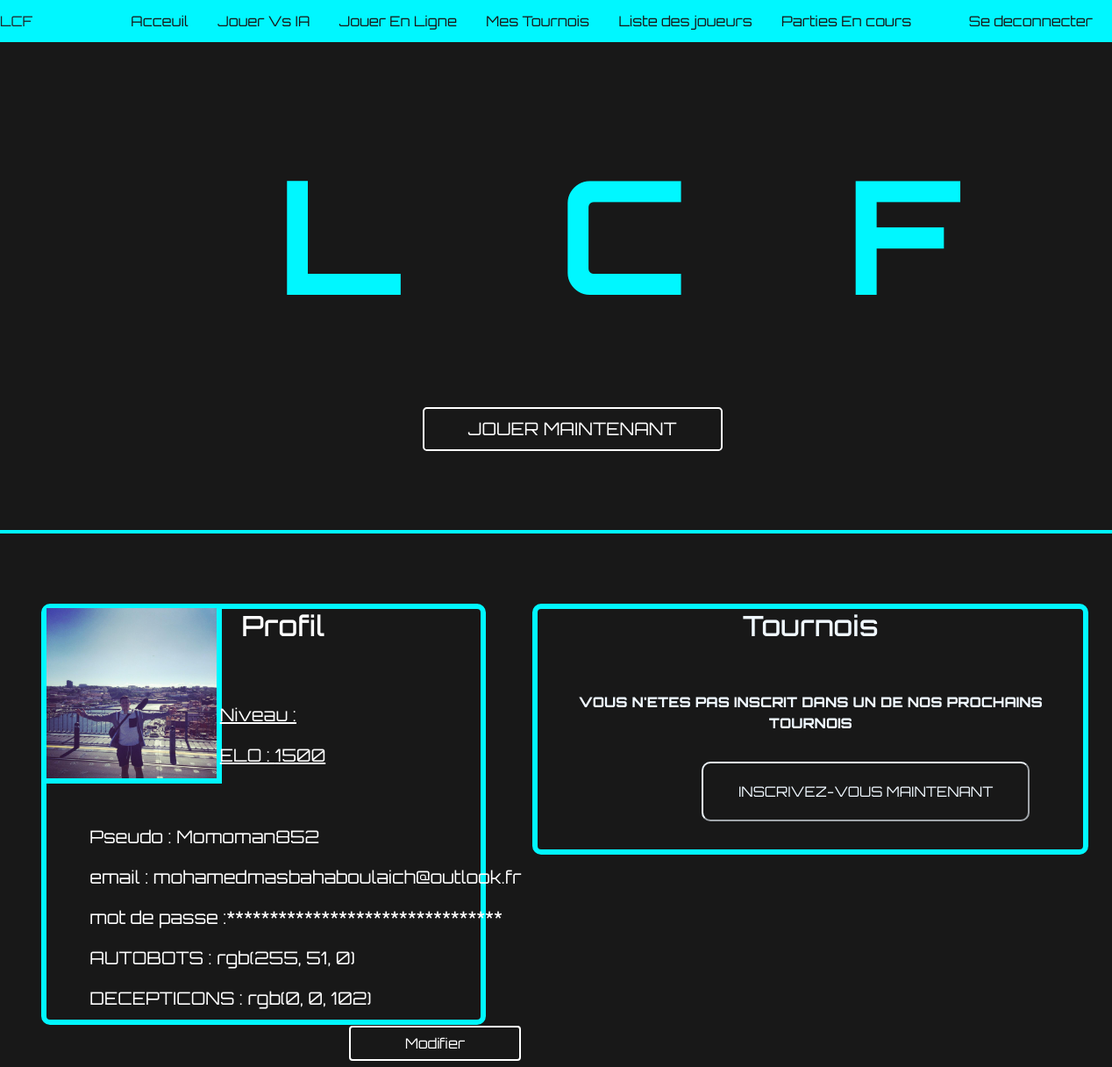
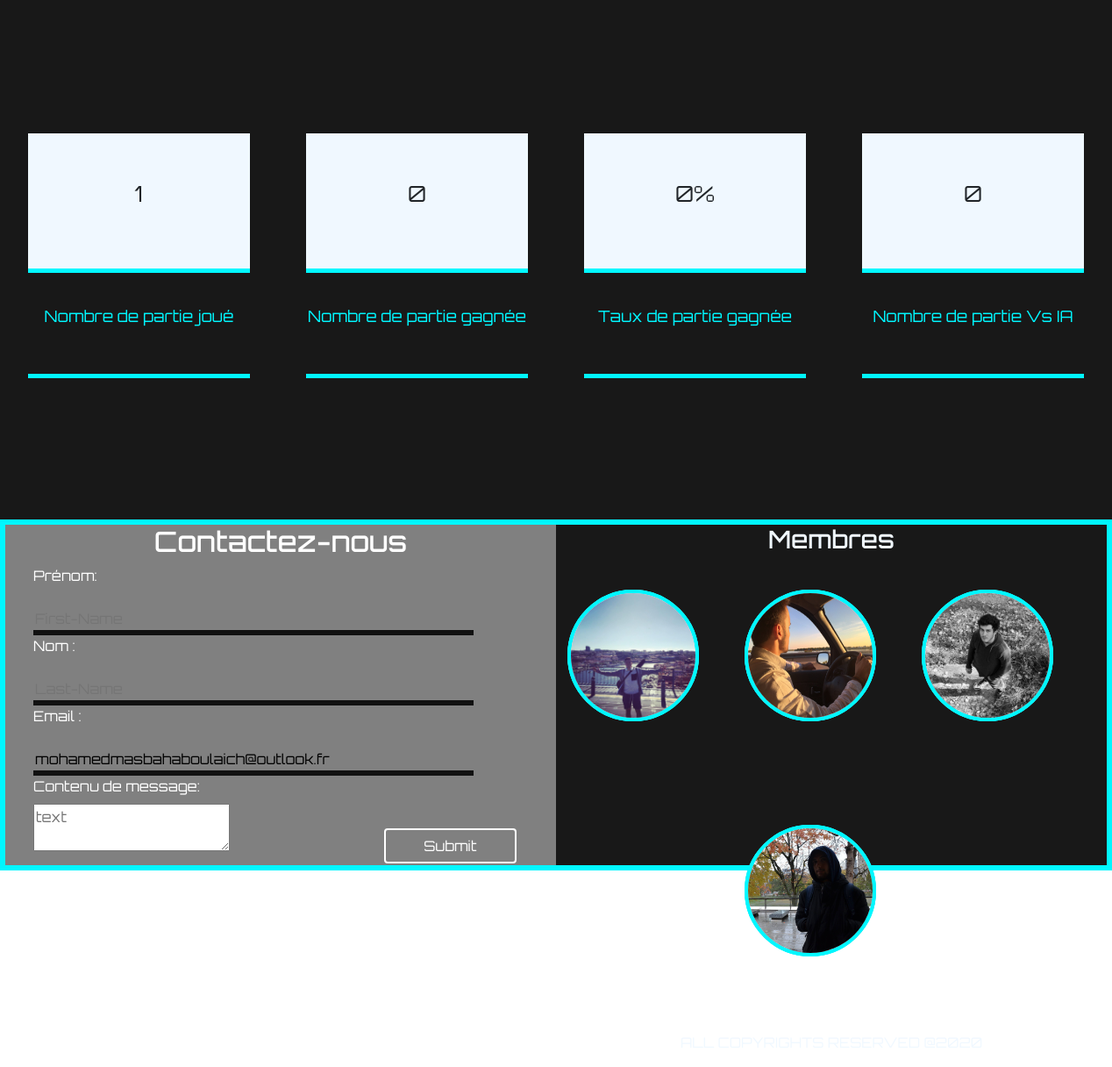
/PHP/dashboardUser.php (signed in), run on the app's committed database (2 pictures, top to bottom).
### tables this page shows
CREATE TABLE   UTILISATEUR  
(
	PSEUDO VARCHAR(45) NOT NULL,
    PASSWORD VARCHAR(45) NOT NULL,
    ROLE VARCHAR(45) NOT NULL,  
    EMAIL VARCHAR(150) NOT NULL,
    EXPERIENCE NUMERIC(6) NOT NULL,
    TAUX_BOOST NUMERIC(2,2) NOT NULL,
    DATE_FIN_BOOST DATETIME,
    ELO NUMERIC(4) NOT NULL,
    COULEUR_GENTIL VARCHAR(45) NOT NULL,
    COULEUR_MECHANT VARCHAR(45) NOT NULL,
    PRIORITE  NUMERIC(4) NOT NULL,
    AVATAR VARCHAR(1000) NOT NULL,  

CONSTRAINT UTILISATEUR_PK PRIMARY KEY ( PSEUDO ),
CONSTRAINT EMAIL_CT CHECK( EMAIL LIKE '%@%.%'),
 
CONSTRAINT ROLE_UTIL CHECK ( ROLE IN ("ADMIN","JOUEUR"))
);

### PHP/dashboardUser.php (the view, shortened to what this page needs)
<?php
    require_once('ConnexionBD.php');
    $PSEUDO= isset($_SESSION['id_utilisateur']) ? $_SESSION['id_utilisateur'] : 0;
    $ROLE =  isset($_SESSION['id_role']) ? $_SESSION['id_role'] : 0;
    $res2= $dbh->query("SELECT * FROM UTILISATEUR WHERE PSEUDO='$PSEUDO'");
    foreach($res2 as $row){
        $PSEUDO =$row['PSEUDO'];
        $email =$row['EMAIL'];
        $elo =$row['ELO'];
        $couleurG =$row['COULEUR_GENTIL'];
        $couleurM =$row['COULEUR_MECHANT'];
        $mdp =$row['PASSWORD'];
        $avatar =$row['AVATAR'];
    }
?>
<!DOCTYPE html>
<html lang="en">
<head>
    <link rel="stylesheet" href="https://stackpath.bootstrapcdn.com/bootstrap/4.4.1/css/bootstrap.min.css">
    <link rel="stylesheet" href="../CSS/dashboard.css">
    var NB_partJoue =<?php $sql2= "SELECT COUNT(*) as NBPARTIETOTAL FROM PARTIE WHERE JOUEUR_1 = '$PSEUDO' OR JOUEUR_2 = '$PSEUDO' ";
    $res2= $dbh->query($sql2);
    foreach($res2 as $row2)
    $ptot = $row2['NBPARTIETOTAL'];
    ?>;
</head>
<body id="main">
    <div id="User-dashboard">
        <p id="logo">LCF</p>
        <div id="links">
        <a href="../index.php">Acceuil</a>
            <a>Jouer Vs IA</a>
            <a id="1V1">Jouer En Ligne</a>
            <a>Mes Tournois</a>
            <?php
                if($ROLE == 'ADMIN'){
                    echo " <a href='ListOfPlayers.php' id='ListeJoueurs'>Liste des joueurs</a>
                    <a id='PartiesEnCours'>Parties En cours</a> ";
                }
            ?>
        </div>
        <div id="logOut">
        <a href="logout.php">Se deconnecter</a>
        </div>
    </div>
    <section id="intro">
    <h1>LCF</h1>
    <button type='button' id="playIAButton" class='btn btn-primary btn-lg'>JOUER MAINTENANT</button>
     </section>
     <section id="profil">
     <div id="Info">
     <div id="Profil">
        <div id="profil-container">
        <h2>Profil</h2>
            <div id="avatar">
            <img src='<?php echo $avatar;?>' width="200px" height="200px">
            </div>
            <div class="niveauMmr">
                <p>Niveau : <?php echo $niveau; ?></p>
            <p>ELO : <?php echo $elo; ?></p>
                </div>
            <div id="info-profile">
            <p id="pseudo">Pseudo : <?php echo $PSEUDO; ?></p>
            <p id="email" >email : <?php echo $email; ?></p>
            <p id="mdp" >mot de passe :<?php for($i=0 ;$i < strlen($mdp) ;$i++){
                echo '*';
            } ?></p>
                <p id="couleur_g">AUTOBOTS : <?php echo $couleurG; ?></p>
                <p id="couleur_m">DECEPTICONS : <?php echo $couleurM; ?></p>
                <button id='modifyProfile' class='btn btn-primary'>Modifier</button>
            </div>
      </div>
    </div>
    <div id="Tournois">
        <div id="TournoiContainer">
        <h2>Tournois</h2>
        <?php
        switch(sizeof($tabTournoi)){
            case 0:
                echo "<p id='aucunTournoi'>VOUS N'ETES PAS INSCRIT DANS UN DE NOS PROCHAINS TOURNOIS</p>
                <button id='ConsulterTournoi' >INSCRIVEZ-VOUS MAINTENANT</button>";
            break;
        }
        ?>
        </div>
    </div>
    <div class="StatsRow">
    <div class="statsCards">
            <div class="statsData">
            <p>
                <?php
                    $sql = "SELECT COUNT(*) as NBPARTIETOTAL FROM PARTIE WHERE JOUEUR_1 = '$PSEUDO' OR JOUEUR_2 = '$PSEUDO' ";
                    $res= $dbh->query($sql);
                    foreach($res as $row)
                    echo $row['NBPARTIETOTAL'];
                ?>
            </p>
            </div>
            <div class="statsTitle">
                <p>Nombre de partie joué</p>
            </div>
        </div>
        <div class="statsCards">
            <div class="statsData">
                <p>
                    <?php
                $sql = "SELECT COUNT(*) as NBPARTIEG FROM PARTIE WHERE ( JOUEUR_1 = '$PSEUDO' OR JOUEUR_2 = '$PSEUDO' )AND GAGNANT = '$PSEUDO' ";
                $res= $dbh->query($sql);
                foreach($res as $row)
                    echo $row['NBPARTIEG'];
                    ?>
                </p>
            </div>
            <div class="statsTitle">
                <p>Nombre de partie gagnée</p>
            </div>
        </div>
        <div class="statsCards">
            <div class="statsData">
                <p>
                <?php
                $sql1 = "SELECT COUNT(*) as NBPARTIEG FROM PARTIE WHERE ( JOUEUR_1 = '$PSEUDO' OR JOUEUR_2 = '$PSEUDO' )AND GAGNANT = '$PSEUDO' ";
                $sql2= "SELECT COUNT(*) as NBPARTIETOTAL FROM PARTIE WHERE JOUEUR_1 = '$PSEUDO' OR JOUEUR_2 = '$PSEUDO' ";
                $res1= $dbh->query($sql1);
                $res2= $dbh->query($sql2);
                foreach($res1 as $row1)
                    $pgaigne = $row1['NBPARTIEG'];
                foreach($res2 as $row2)
                    $ptot = $row2['NBPARTIETOTAL'];
                $taux =  floatval($pgaigne)/floatval($ptot) *100;
                echo round($taux ).'%';
                    ?>
                </p>
            </div>
            <div class="statsTitle">
                <p>Taux de partie gagnée</p>
            </div>
        </div>
        <div class="statsCards">
            <div class="statsData">
                <p>
                <?php
               $sql = "SELECT COUNT(*) as NBPARTIEIA FROM PARTIE WHERE ( JOUEUR_1 = '$PSEUDO' OR JOUEUR_2 = '$PSEUDO' )AND TYPE_MATCH='IA'";
               $res= $dbh->query($sql);
               foreach($res as $row)
                   echo $row['NBPARTIEIA'];
                    ?>
                </p>
            </div>
            <div class="statsTitle">
                <p>Nombre de partie Vs IA</p>
            </div>
        </div>
    </div>
    </div>
     </section>
    <section>
    <div id="Contact">
        <div id="contact-container">
          <div id="contact-form">
              <h2>Contactez-nous</h2>
              <form method="post" action='contact-submit.php'>
              <label for="first-name"> Prénom:  </label>
                  <input type="text" name="first-name" placeholder="First-Name">
              <label for="last-name"> Nom :  </label>
                  <input type="text" name="last-name" placeholder="Last-Name">
              <label for="email"> Email :  </label>
                  <input type="text" name="email" value='<?php echo $email;?>'  required></br>
              <label class="emailContent" for="emailContent" >Contenu de message:  </label></br>
                  <textarea class="emailContent" name="emailContent"  placeholder="text"></textarea></br>
                  <input id='submitContactForm' type='submit' name='submit' class='btn btn-primary' value="Submit">
              </form>
          </div>
      </div>
         <div id="membre">
             <h3>Membres</h3>
              <span class="dot col-sm-6">
              <img src='../IMAGES/31543101_102282713975787_7975195690995286016_o.jpg' width='150px' height='150px'/>
                </span>
            <span class="dot col-sm-6">
            <img src='../IMAGES/40313576_642691499489932_8305937623378034688_o.jpg' width='150px' height='150px'/>
            </span>
            <span class="dot col-sm-6">
            <img src='../IMAGES/23004546_713516668850307_9057302007055486628_o.jpg' width='150px' height='150px'/>
        </span>
            <span class="dot col-sm-6">
            <img src='../IMAGES/48380390_342138316604462_2327487200549142528_o.jpg' width='150px' height='150px'/>
            </span>
            <p>ALL COPYRIGHTS RESERVED @2020</p>
        </div>
    </div>
    </section>
</body>
</html>

### data on the page
utilisateur: AVATAR (picture), ELO "1500", PSEUDO "Momoman852", EMAIL "mohamedmasbahaboulaich@outlook.fr", COULEUR_GENTIL "rgb(255, 51, 0)", COULEUR_MECHANT "rgb(0, 0, 102)", email "mohamedmasbahaboulaich@outlook.fr"

### other printed values
$row['NBPARTIETOTAL'] "1"
$row['NBPARTIEG'] "0"
$taux "0"
$row['NBPARTIEIA'] "0"
